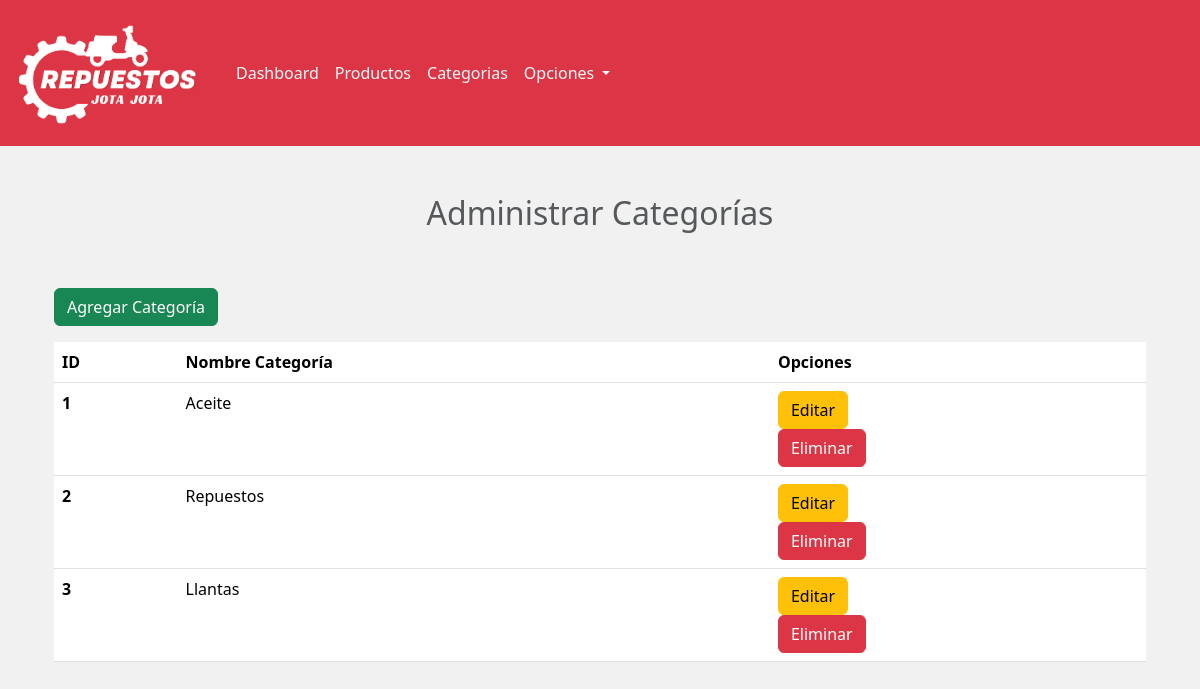
Screenshot of /admin/categories (signed in) with the database file from the repository.
### tables this page shows
CREATE TABLE `categorias` (
  `id_categoria` INT NOT NULL AUTO_INCREMENT,
  `nombre_categoria` VARCHAR(100) NOT NULL,
  PRIMARY KEY (`id_categoria`)
);

### controller/CategoryController.php (called while the page is built, shortened)
<?php
require_once __DIR__ . "/../model/Category.php";
class CategoryController {
    public static function verCategorias(Router $router) {
        $categorias = Category::verCategorias();
        $router->render("categories/verCategorias", [
            "title" => "Administrar Categorías",
            "categorias" => $categorias
        ]);
    }
}
?>

### index.php (called while the page is built, shortened)
<?php
require_once './controller/RecoverController.php';
require_once './controller/CategoryController.php';
$router = new Router();
$router->get('/', [HomeController::class, 'index']);
$router->get('/products', [ProductController::class, 'index']);
$router->get('/search', [BuscadorController::class, 'buscar']);
$router->get('/category', [ProductController::class, 'category']);
$router->get('/carrito', [CarritoController::class, 'index']);
$router->get('/devolucion', [DevolucionController::class, 'devolucion']);
$router->get('/history', [HistoryController::class, 'history']);
$router->get('/formaPago', [VentaController::class, 'index']);
$router->post('/api/search-product', [CarritoController::class, 'obtenerInfoProducto']);
$router->get('/login', [AuthController::class, 'login']);
$router->post('/login', [AuthController::class, 'login']);
$router->get('/register', [AuthController::class, 'register']);
$router->post('/register', [AuthController::class, 'register']);
$router->get('/recover', [RecoverController::class, 'recover']);
$router->post('/recover', [RecoverController::class, 'recover']);
$router->post('/recover/recovernew', [RecoverController::class, 'actualizarPassword']);
$router->get('/recover/recovernew', [RecoverController::class, 'actualizarPassword']);
$router->get('/formaPago', [FormaPagoController::class, 'formaPago']);
$router->get('/close-session', [AuthController::class, 'closeSession']);
$router->get('/profile', [ProfileController::class, 'index']);
$router->post('/profile/verPerfil', [ProfileController::class, 'actualizar']);
$router->get('/profile/contraseña', [ProfileController::class, 'actualizarpassword']);
$router->post('/profile/contraseña', [ProfileController::class, 'actualizarpassword']);
$router->get('/admin/dashboard', [DashboardController::class, 'index']);
$router->get('/products/actualizarProducto', [ProductController::class, 'actualizarproducto']);
$router->post('/products/actualizarProducto', [ProductController::class, 'actualizarproducto']);
$router->get('/admin/products', [ProductController::class, 'verProductosAdmin']);
$router->post('/admin/products', [ProductController::class, 'eliminarproductoadmin']);
$router->get('/admin/agregarProductos', [ProductController::class, 'agregar']);
$router->post('/admin/agregarProductos', [ProductController::class, 'agregar']);
$router->get('/admin/orders', [DashboardController::class, 'index']);
$router->get('/admin/profile', [ProfileController::class, 'index']);
$router->get('/admin/categories', [CategoryController::class, 'verCategorias']);
$router->post('/admin/categories', [CategoryController::class, 'eliminarCategoriaAdmin']);
$router->get('/admin/agregarCategoria', [CategoryController::class, 'agregarCategoria']);
$router->post('/admin/agregarCategoria', [CategoryController::class, 'agregarCategoria']);
$router->get('/categories/actualizarCategoria', [CategoryController::class, 'actualizarcategoria']);
$router->post('/categories/actualizarCategoria', [CategoryController::class, 'actualizarcategoria']);
$router->verifyRoutes();
?>

### model/Category.php (called while the page is built, shortened)
<?php
class Category extends Conexion {
    public static function verCategorias( int $limit = 0 ) {
        $conexion = Conexion::conectar();
        $query = "SELECT * FROM `categorias`";
        $query .= ";";
        $resulado = $conexion->query($query)->fetch_all(MYSQLI_ASSOC);
        return $resulado;
    }
}
?>

### views/categories/verCategorias.php (the view, shortened to what this page needs)
<div class="container">
    <a class="btn btn-success mt-5 mb-3" href="/admin/agregarCategoria">Agregar Categoría</a>
    <div class="table-responsive">
        <table class="table">
            <thead>
                <tr>
                    <th scope="col">ID</th>
                    <th scope="col">Nombre Categoría</th>
                    <th scope="col-2">Opciones</th>
                </tr>
            </thead>
            <tbody>
                <?php if (is_array($categorias) && count($categorias) > 0): ?>
                    <?php foreach($categorias as $category): ?>
                        <tr>
                            <th><?php echo htmlspecialchars($category['id_categoria']); ?></th>
                            <td><?php echo htmlspecialchars($category['nombre_categoria']); ?></td>
                            <td>
                                <form action="/categories/actualizarCategoria?id=<?php echo htmlspecialchars($category['id_categoria']); ?>" method="POST">
                                    <button type="submit" class="btn btn-warning">Editar</button>
                                </form>
                                <button type="button" class="btn btn-danger" data-bs-toggle="modal" data-bs-target="#deleteModal<?php echo htmlspecialchars($category['id_categoria']); ?>">
                                    Eliminar
                                </button>
                            </td>
                        </tr>
                    <?php endforeach; ?>
                <?php else: ?>
                    <tr>
                        <td colspan="3">No hay categorías disponibles.</td>
                    </tr>
                <?php endif; ?>
            </tbody>
        </table>
    </div>
</div>

### css/style.css (style rules this page uses)
:root { --bgMain: #f1f1f1; }
body { min-height: 100vh; background-color: var(--bgMain); }

### rows the page displays
categorias: id_categoria "1", nombre_categoria "Aceite"
categorias: id_categoria "2", nombre_categoria "Repuestos"
categorias: id_categoria "3", nombre_categoria "Llantas"

### other values shown
$title "Administrar Categorías"
